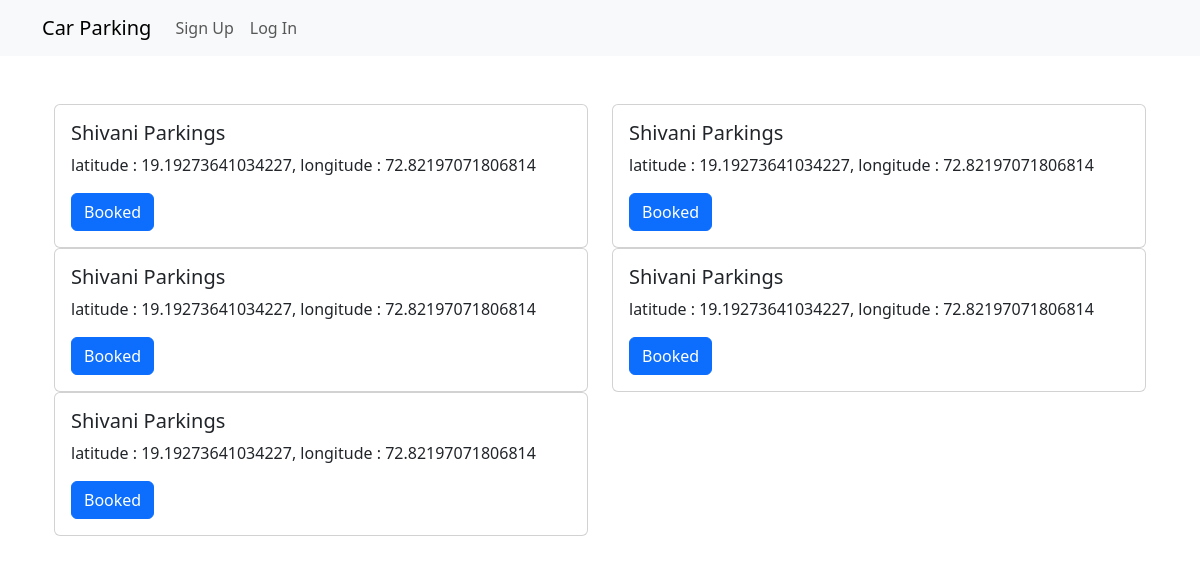
/reservations/, run on the app's committed database.
### locations/models.py (models this page shows, shortened)
class Reservation(models.Model):
    user = models.ForeignKey(CustomUser, on_delete=models.CASCADE)
    parking_spot = models.ForeignKey(ParkingSpot, on_delete=models.CASCADE)
    hours = models.PositiveIntegerField()
    price = models.DecimalField(max_digits=8, decimal_places=2)

class ParkingSpot(models.Model):
    name = models.CharField(max_length=500, blank=True)
    latitude = models.FloatField()
    longitude = models.FloatField()
    price_per_hour = models.DecimalField(max_digits=8, decimal_places=2, default=50)

### locations/views.py (the view)
# urls.py: path('reservations/', views.view_reservations, name='view_reservations'),
def view_reservations(request):
    show_results = Reservation.objects.all()
    context = {'show_results' : show_results}
    return render(request, 'reservations.html', context)

### locations/templates/reservations.html (shortened to what this page needs)
{% extends 'base.html' %}
{% block content %}
    <div class="container mt-5">
      <div class="row">
        {% if show_results %}
        {% for parking in show_results %}
        <div class="col-sm-6 mb-3 mb-sm-0">
            <div class="card">
                <div class="card-body">
                    <h5 class="card-title">{{parking.parking_spot.name}}</h5>
                    <p class="card-text">
                        latitude : {{parking.parking_spot.latitude}}, longitude :
                        {{parking.parking_spot.longitude}}
                    </p>
                    <form method="post" action="{% url 'reserve_parking_spot' %}">
                      <div class="btn btn-primary">Booked</div>
                    </form>
                </div>
            </div>
        </div>
        {% endfor %}
        {% else %}
        <div class="col-sm-6 mb-3 mb-sm-0">
            You do not have any reservations right now.
            <a class="btn btn-primary" href="{% url 'home' %}">Search a parking spot</a>
        </div>
        {% endif %}
      </div>
    </div>
{% endblock %}

### locations/templates/base.html (shortened to what this page needs)
<!DOCTYPE html>
<html lang="en">
<head>
    <link rel="stylesheet" href="https://cdn.jsdelivr.net/npm/bootstrap@5.3.0/dist/css/bootstrap.min.css">
</head>
<body>
    <nav class="navbar navbar-expand-lg navbar-light bg-light">
        <div class="container">
            <a class="navbar-brand" href="/">Car Parking</a>
            <div class="collapse navbar-collapse" id="navbarNav">
                <ul class="navbar-nav ml-auto">
                    {% if user.is_authenticated  %}
                    <li class="nav-item">
                        <a class="nav-link" href="{% url 'view_reservations' %}">Reservations</a>
                    </li>
                    <li class="nav-item">
                        <a class="nav-link" href="{% url 'logout' %}">Log Out</a>
                    </li>
                    {% else %}
                    <li class="nav-item">
                        <a class="nav-link" href="{% url 'signup' %}">Sign Up</a>
                    </li>
                    <li class="nav-item">
                        <a class="nav-link" href="{% url 'login' %}">Log In</a>
                    </li>
                    {% endif %}
                </ul>
            </div>
        </div>
    </nav>
    <div class="container">
        {% block content %}
        {% endblock %}
    </div>
</body>
</html>

### data on the page
Reservation: parking_spot.name "Shivani Parkings", parking_spot.latitude "19.19273641034227", parking_spot.longitude "72.82197071806814"
Reservation: parking_spot.name "Shivani Parkings", parking_spot.latitude "19.19273641034227", parking_spot.longitude "72.82197071806814"
Reservation: parking_spot.name "Shivani Parkings", parking_spot.latitude "19.19273641034227", parking_spot.longitude "72.82197071806814"
Reservation: parking_spot.name "Shivani Parkings", parking_spot.latitude "19.19273641034227", parking_spot.longitude "72.82197071806814"
Reservation: parking_spot.name "Shivani Parkings", parking_spot.latitude "19.19273641034227", parking_spot.longitude "72.82197071806814"
